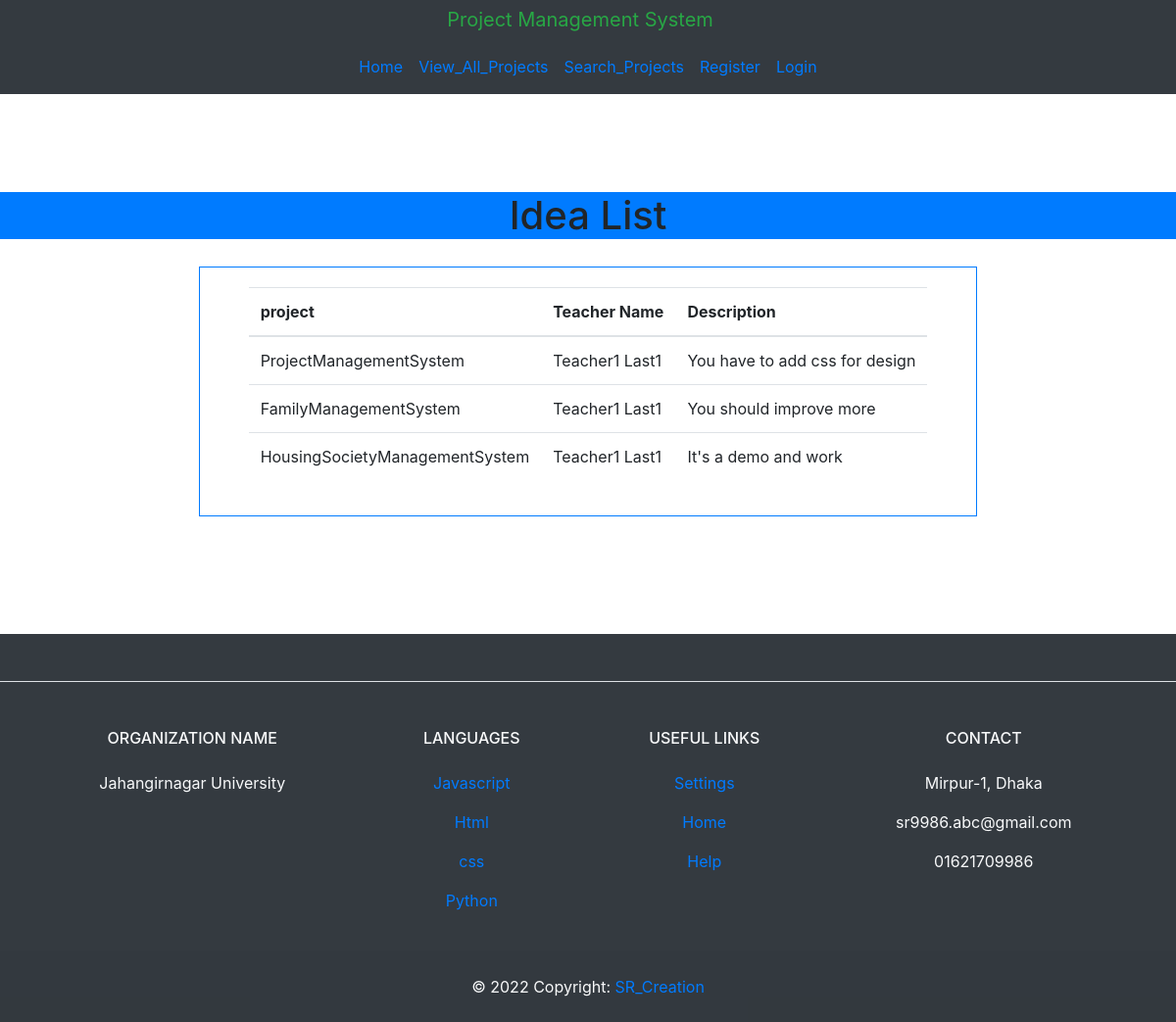
Screenshot of /idea_list/ with the database file from the repository.
### Backend_Management_App/models.py (models this page shows)
class Idea(models.Model):
    project = models.ForeignKey(Project, on_delete=models.CASCADE, related_name='ideas')
    teacher = models.ForeignKey(User, on_delete=models.CASCADE, related_name='ideas')
    description = models.TextField()
    created_at = models.DateTimeField(auto_now_add=True)
    updated_at = models.DateTimeField(auto_now=True)

class Project(models.Model):
    name = models.CharField(max_length=255)
    short_name = models.CharField(max_length=50, unique=True)
    description = models.TextField()
    file = models.FileField(upload_to='projects')
    approved = models.BooleanField(default=False)
    status_data = ((1, "APPROVED"), (2, "REJECTED"), (0, "PENDING"))
    status = models.CharField(default=0, choices=status_data, max_length=20)
    teacher = models.ForeignKey(User, on_delete=models.CASCADE, related_name='projects', null=True , limit_choices_to={'is_teacher': True})
    students = models.ForeignKey(User, on_delete=models.CASCADE, related_name='student_projects', blank=True)
    created_at = models.DateTimeField(auto_now_add=True)
    updated_at = models.DateTimeField(auto_now=True)

class User(AbstractUser):
    USER_TYPE_CHOICES = (
        ('teacher', 'Teacher'),
        ('student', 'Student'),
    )
    user_type = models.CharField(
        max_length=10,
        choices=USER_TYPE_CHOICES,
        blank=True,
        null=True,
    )
    groups = models.ManyToManyField(
        Group,
        verbose_name=_('groups'),
        blank=True,
        related_name='backend_management_users_groups',
        related_query_name='user',
        help_text=_('The groups this user belongs to. A user will get all permissions '
                    'granted to each of their groups.'),
    )
    user_permissions = models.ManyToManyField(
        Permission,
        verbose_name=_('user permissions'),
        blank=True,
        related_name='backend_management_users_permissions',
        related_query_name='user',
        help_text=_('Specific permissions for this user.'),
    )

### Backend_Management_App/views.py (the view)
# urls.py: path('idea_list/', IdeaListView.as_view(), name='idea_list'),
class IdeaListView(ListView):
    model = Idea
    template_name = 'idea_list.html'
    context_object_name = 'ideas'

### templates/idea_list.html (shortened to what this page needs)
{% extends 'base.html' %}
{% block content %}
  <h1 class="text-center bg-primary">Idea List</h1>
  <div class="card-body" >
      <div class="row justify-content-md-center ">
        <div class="col-md-auto border border-primary" style="padding: 20px 50px ">
          <table class="table">
            <thead>
              <tr>
                <th>project</th>
                <th>Teacher Name</th>
                <th>Description</th>
              </tr>
            </thead>
          {% for idea in ideas %}
            <tr>
              <td>{{ idea.project.name }}</td>
              <td>{{ idea.teacher.get_full_name }}</td>
              <td>{{ idea.description }}</td>
            </tr>
          {% empty %}
            <li>No ideas found.</li>
          {% endfor %}
        </table>
        </div>
      </div>
    </div>
{% endblock %}

### rows the page displays
Idea: project.name "ProjectManagementSystem", teacher.get_full_name "Teacher1 Last1", description "You have to add css for design"
Idea: project.name "FamilyManagementSystem", teacher.get_full_name "Teacher1 Last1", description "You should improve more"
Idea: project.name "HousingSocietyManagementSystem", teacher.get_full_name "Teacher1 Last1", description "It's a demo and work"
